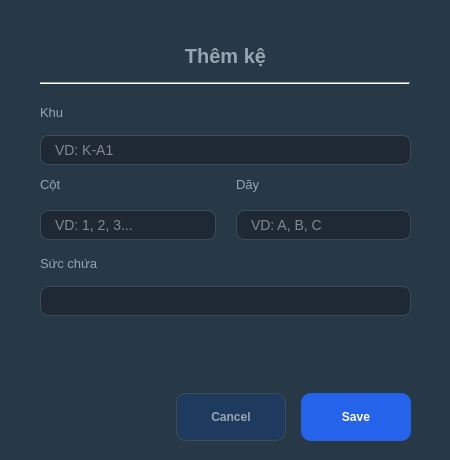
<?xml version="1.0" encoding="UTF-8"?>
<ui version="4.0">
 <class>dlg_add_shelf</class>
 <widget class="QDialog" name="dlg_add_shelf">
  <property name="windowModality">
   <enum>Qt::ApplicationModal</enum>
  </property>
  <property name="geometry">
   <rect>
    <x>0</x>
    <y>0</y>
    <width>450</width>
    <height>460</height>
   </rect>
  </property>
  <property name="minimumSize">
   <size>
    <width>450</width>
    <height>460</height>
   </size>
  </property>
  <property name="maximumSize">
   <size>
    <width>450</width>
    <height>460</height>
   </size>
  </property>
  <property name="windowTitle">
   <string>Thêm kệ mới</string>
  </property>
  <property name="styleSheet">
   <string notr="true">
    QDialog { background-color: rgb(39, 57, 71); }
    QLabel { color: #9AA5B1; font-weight: normal; font-size: 13px; }
    QLineEdit {
        background-color: #1F2933 ;
        border: 1px solid #3E4C59;
        border-radius: 8px;
        padding-left: 12px;
        color: #E4E7EB;
        font-size: 14px;
    }
    QLineEdit:focus { border: 1px solid #2563EB; background-color: #1F2933; }
   </string>
  </property>
  <widget class="QLabel" name="lbl_title">
   <property name="geometry">
    <rect>
     <x>40</x>
     <y>30</y>
     <width>371</width>
     <height>51</height>
    </rect>
   </property>
   <property name="styleSheet">
    <string notr="true">font-size: 20px; color: #9AA5B1; font-weight: bold;</string>
   </property>
   <property name="text">
    <string>Thêm kệ</string>
   </property>
   <property name="alignment">
    <set>Qt::AlignCenter</set>
   </property>
  </widget>
  <widget class="Line" name="line_header">
   <property name="geometry">
    <rect>
     <x>40</x>
     <y>75</y>
     <width>370</width>
     <height>16</height>
    </rect>
   </property>
   <property name="styleSheet">
    <string notr="true">color: #9AA5B1;</string>
   </property>
   <property name="orientation">
    <enum>Qt::Horizontal</enum>
   </property>
  </widget>
  <widget class="QWidget" name="layoutWidget_buttons">
   <property name="geometry">
    <rect>
     <x>40</x>
     <y>390</y>
     <width>371</width>
     <height>55</height>
    </rect>
   </property>
   <layout class="QHBoxLayout" name="layout_actions">
    <property name="spacing">
     <number>15</number>
    </property>
    <item>
     <spacer name="spacer_h">
      <property name="orientation">
       <enum>Qt::Horizontal</enum>
      </property>
      <property name="sizeHint" stdset="0">
       <size>
        <width>40</width>
        <height>20</height>
       </size>
      </property>
     </spacer>
    </item>
    <item>
     <widget class="QPushButton" name="btn_secondary">
      <property name="minimumSize">
       <size>
        <width>110</width>
        <height>48</height>
       </size>
      </property>
      <property name="styleSheet">
       <string notr="true">background-color: rgb(30, 58, 95); color: #9AA5B1; border-radius: 10px; font-weight: bold; border: 1px solid #3E4C59;</string>
      </property>
      <property name="text">
       <string>Cancel</string>
      </property>
     </widget>
    </item>
    <item>
     <widget class="QPushButton" name="btn_primary">
      <property name="minimumSize">
       <size>
        <width>110</width>
        <height>48</height>
       </size>
      </property>
      <property name="styleSheet">
       <string notr="true">background-color: #2563EB; color: white; border-radius: 10px; font-weight: bold;</string>
      </property>
      <property name="text">
       <string>Save</string>
      </property>
     </widget>
    </item>
   </layout>
  </widget>
  <widget class="QWidget" name="layoutWidget">
   <property name="geometry">
    <rect>
     <x>40</x>
     <y>95</y>
     <width>371</width>
     <height>221</height>
    </rect>
   </property>
   <layout class="QVBoxLayout" name="verticalLayout_3">
    <item>
     <layout class="QVBoxLayout" name="verticalLayout">
      <item>
       <widget class="QLabel" name="lbl_id">
        <property name="text">
         <string>Khu</string>
        </property>
       </widget>
      </item>
      <item>
       <widget class="QLineEdit" name="txt_shelf_id">
        <property name="minimumSize">
         <size>
          <width>100</width>
          <height>30</height>
         </size>
        </property>
        <property name="placeholderText">
         <string>VD: K-A1</string>
        </property>
       </widget>
      </item>
     </layout>
    </item>
    <item>
     <layout class="QGridLayout" name="grid_row_col">
      <property name="horizontalSpacing">
       <number>20</number>
      </property>
      <property name="verticalSpacing">
       <number>12</number>
      </property>
      <item row="1" column="1">
       <widget class="QLabel" name="lbl_row">
        <property name="text">
         <string>Dãy</string>
        </property>
       </widget>
      </item>
      <item row="1" column="0">
       <widget class="QLabel" name="lbl_col">
        <property name="text">
         <string>Cột</string>
        </property>
       </widget>
      </item>
      <item row="5" column="0">
       <widget class="QLineEdit" name="txt_shelf_col">
        <property name="minimumSize">
         <size>
          <width>50</width>
          <height>30</height>
         </size>
        </property>
        <property name="placeholderText">
         <string>VD: 1, 2, 3...</string>
        </property>
       </widget>
      </item>
      <item row="5" column="1">
       <widget class="QLineEdit" name="txt_shelf_row">
        <property name="minimumSize">
         <size>
          <width>50</width>
          <height>30</height>
         </size>
        </property>
        <property name="placeholderText">
         <string>VD: A, B, C</string>
        </property>
       </widget>
      </item>
     </layout>
    </item>
    <item>
     <layout class="QVBoxLayout" name="verticalLayout_2">
      <item>
       <widget class="QLabel" name="lbl_capacity">
        <property name="text">
         <string>Sức chứa</string>
        </property>
       </widget>
      </item>
      <item>
       <widget class="QLineEdit" name="txt_shelf_capacity">
        <property name="minimumSize">
         <size>
          <width>100</width>
          <height>30</height>
         </size>
        </property>
        <property name="placeholderText">
         <string/>
        </property>
       </widget>
      </item>
     </layout>
    </item>
   </layout>
  </widget>
 </widget>
 <resources/>
 <connections/>
</ui>
